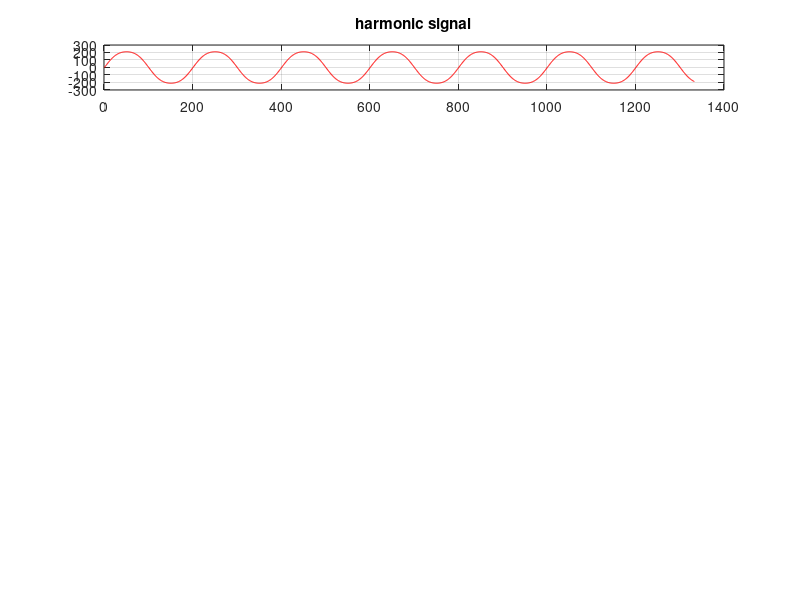

The MATLAB script that drew this image: (Note: this script raises an error after producing the figure.)
fs=10000;
T = 20*(1/150); %confused
t = 0:1/fs:T-1/fs;
s1=220*sin(2*pi*50*t);
s2=10*sin(2*pi*150*t);
figure(1)
%subplot(611);
%plot(t,s1,t,s2)
%title('harmonic signal');
add=s1+s2;
% %s3=40*sin(2*pi*250*t);
% %s4=30*sin(2*pi*350*t);
% %s5=20*sin(2*pi*460*t);
% %add=s1+s2; %+s3+s4+s5;    %addition of five signals
 subplot(611);
 plot(add,'r');title('harmonic signal');grid on; hold on;
 
% %arbitrary theta of freq equal to the harmonic to be extracted
 x = 6.28*sawtooth(2*pi*150*t);
 %subplot(613);
 %plot(t,x)
% upper leg
 p=sin(2*pi*150*t);
 %subplot(614);
 %plot(t,p)
 e=(add.*p)*2;
 %subplot(912);
 %plot(t,e)
% 
% lower leg
q1=cos(2*pi*150*t);
 f=(add.*q1)*2;
 %subplot(612);
 %plot(t,e)
% 
% filter applied 
 fc=20;
 [b,a] = butter(4,fc/(fs/2), 'low');
 d = filter(b,a,e).*(0.25*dirac(t) + 1);
 q = filter(b,a,f).*(0.25*dirac(t) + 1);
 subplot(612)
 plot(d,'g');
 title('d');
 subplot(613)
 plot(q,'r');
 title('q');
% 
% H = freqz(b,a);
% hold on
% subplot(613)
% plot(abs(H),'r');
% e_ff=fft(e)
% e_ff_abs=abs(e_ff)
% subplot(615);
 

% 
% AMPLITUDE
 amp= sqrt((d.^2)+(q.^2));
  subplot(614);
  plot(amp,'c');grid on; hold on;
  title('Amplitude');
% 
% 
% 
% Phase
 arg=q./d;
 phase=atan(arg);
 subplot(615);
  plot(phase);grid on; hold on;
  title('phase');
%  Reconstruction of harmonic
% v = phase+x;
% harmonic=amp.*cos(v); 
% subplot(616);
% plot(harmonic,'cyan');grid on; hold on;
% title('Harmonic');